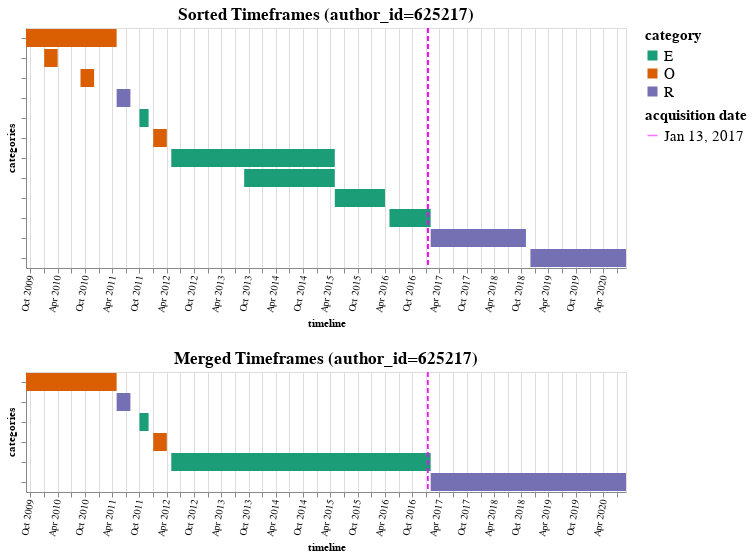
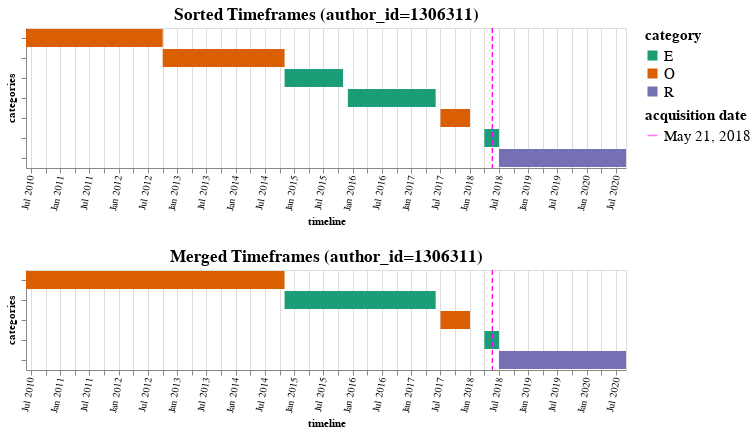
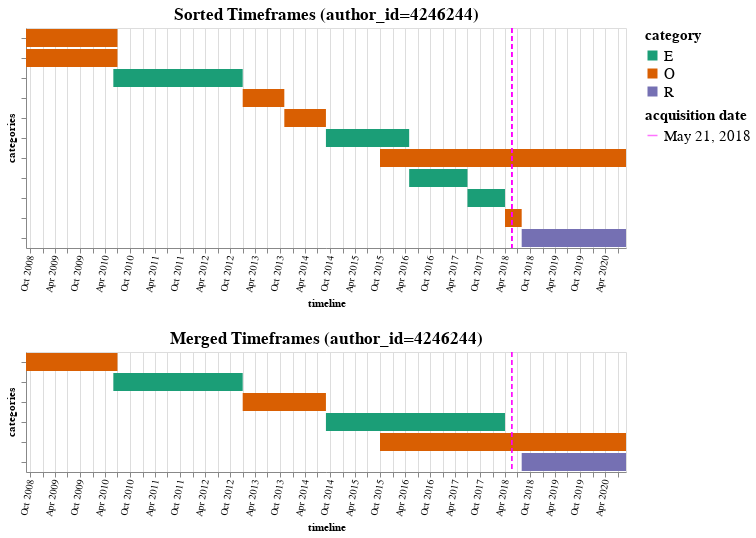
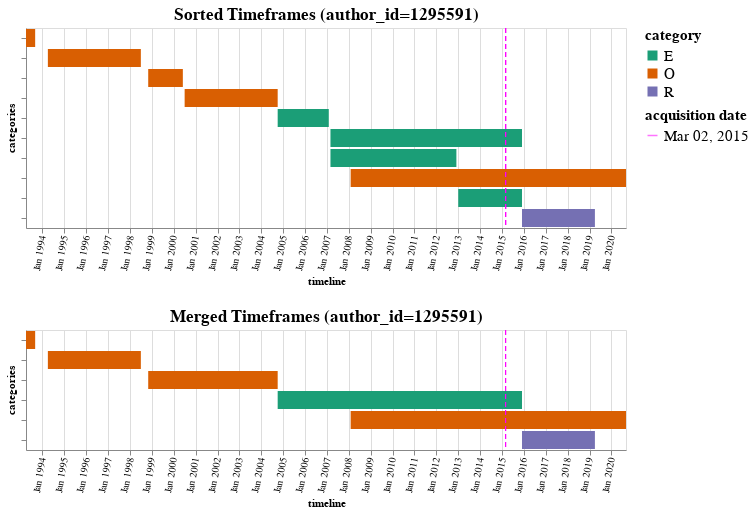

The notebook cell these images were saved under, in order:
### Code cell
def _create_timeline_chart(df):
    """
    Creates a chart of time line (list of TimeFrames) using lin altair
    Args:
        df (pandas.DataFrame): The pandas.DataFrame containing the TimeFrames 

    Returns:
        (altair.Chart): the altair Chart object representing the chart to be plotted 
    """
    tl_chart = alt.Chart(df).mark_bar().encode(
        x = alt.X('start', title='timeline', axis=alt.Axis(labelAngle=-80, tickCount=30, format=("%b %Y"))),
        x2 = 'end',
        y= alt.Y('cat', title='categories', axis=alt.Axis(labels=False)),
        # column='category',
        color=alt.Color('category', scale=alt.Scale(scheme='dark2'), legend=alt.Legend(labelFontSize=15, titleFontSize=15))
    ).properties(width=600)

    tl_chart.configure_legend(
        labelFontSize=200
    )

    rule = alt.Chart(df).mark_rule(color='Magenta', strokeDash=[5,3]).encode(
        x = 'acq_date:T',
        opacity=alt.Opacity('acq_date', title="acquisition date", legend=alt.Legend(labelFontSize=15, titleFontSize=15))    
    )

    return tl_chart + rule

def plot_timeline(tl, aid, acq_date):
    """
    Plots/Visualizes the time line (list of TimeFrames)
    Args:
        tl (list(TimeFrame)): a time line, which is a list of TimeFrame tuples  
        aid (str): author ID, which is the ID of the employee in the acquisition data 
        acq_date (datetime): the datetime object representing the acquisition date
    """
    # timeline = sorted(timeline, key=lambda x: x.start)
    df_sorted = get_timeline_df(tl['sorted'][aid], acq_date)
    df_merged = get_timeline_df(tl['merged'][aid], acq_date)

    chart_sorted = _create_timeline_chart(df_sorted).properties(title=f'Sorted Timeframes (author_id={aid})')
    chart_merged = _create_timeline_chart(df_merged).properties(title=f'Merged Timeframes (author_id={aid})')
    chart = alt.vconcat(chart_sorted, chart_merged).configure_title(fontSize=17)
    chart.display()

with open(join(PARAM.PICKLES_DIR, 'presentation.pkl'), 'rb') as file:
    tfs = pickle.load(file)

for i, aid in enumerate(tfs['sorted'].keys()):
    plot_timeline(tfs, aid, tfs['acq_date'][i])
    print('==============================================================================================')

### Figure 1 — Vega-Lite specification as saved in the notebook (floating-point values rounded to 4 significant figures)
{"config": {"view": {"continuousWidth": 400, "continuousHeight": 300}, "title": {"fontSize": 17}}, "vconcat": [{"layer": [{"mark": "bar", "encoding": {"color": {"type": "nominal", "field": "category", "legend": {"labelFontSize": 15, "titleFontSize": 15}, "scale": {"scheme": "dark2"}}, "x": {"type": "temporal", "axis": {"format": "%b %Y", "labelAngle": -80, "tickCount": 30}, "field": "start", "title": "timeline"}, "x2": {"field": "end"}, "y": {"type": "nominal", "axis": {"labels": false}, "field": "cat", "title": "categories"}}, "width": 600}, {"mark": {"type": "rule", "color": "Magenta", "strokeDash": [5, 3]}, "encoding": {"opacity": {"type": "temporal", "field": "acq_date", "legend": {"labelFontSize": 15, "titleFontSize": 15}, "title": "acquisition date"}, "x": {"type": "temporal", "field": "acq_date"}}}], "data": {"name": "data-88496084ffd63873b7b5021363bb0330"}, "title": "Sorted Timeframes (author_id=625217)"}, {"layer": [{"mark": "bar", "encoding": {"color": {"type": "nominal", "field": "category", "legend": {"labelFontSize": 15, "titleFontSize": 15}, "scale": {"scheme": "dark2"}}, "x": {"type": "temporal", "axis": {"format": "%b %Y", "labelAngle": -80, "tickCount": 30}, "field": "start", "title": "timeline"}, "x2": {"field": "end"}, "y": {"type": "nominal", "axis": {"labels": false}, "field": "cat", "title": "categories"}}, "width": 600}, {"mark": {"type": "rule", "color": "Magenta", "strokeDash": [5, 3]}, "encoding": {"opacity": {"type": "temporal", "field": "acq_date", "legend": {"labelFontSize": 15, "titleFontSize": 15}, "title": "acquisition date"}, "x": {"type": "temporal", "field": "acq_date"}}}], "data": {"name": "data-af7cbc6f36b21fc8baabe7d0780bb14b"}, "title": "Merged Timeframes (author_id=625217)"}], "$schema": "https://vega.github.io/schema/vega-lite/v4.8.1.json", "datasets": {"data-88496084ffd63873b7b5021363bb0330": [{"start": "2009-09-01T00:00:00", "end": "2011-05-01T00:00:00", "category": "O", "acq_date": "2017-01-13T00:00:00", "cat": "00"}, {"start": "2010-01-01T00:00:00", "end": "2010-04-01T00:00:00", "category": "O", "acq_date": "2017-01-13T00:00:00", "cat": "01"}, {"start": "2010-09-01T00:00:00", "end": "2010-12-01T00:00:00", "category": "O", "acq_date": "2017-01-13T00:00:00", "cat": "02"}, {"start": "2011-05-01T00:00:00", "end": "2011-08-01T00:00:00", "category": "R", "acq_date": "2017-01-13T00:00:00", "cat": "03"}, {"start": "2011-10-01T00:00:00", "end": "2011-12-01T00:00:00", "category": "E", "acq_date": "2017-01-13T00:00:00", "cat": "04"}, {"start": "2012-01-01T00:00:00", "end": "2012-04-01T00:00:00", "category": "O", "acq_date": "2017-01-13T00:00:00", "cat": "05"}, {"start": "2012-05-01T00:00:00", "end": "2015-05-01T00:00:00", "category": "E", "acq_date": "2017-01-13T00:00:00", "cat": "06"}, {"start": "2013-09-01T00:00:00", "end": "2015-05-01T00:00:00", "category": "E", "acq_date": "2017-01-13T00:00:00", "cat": "07"}, {"start": "2015-05-01T00:00:00", "end": "2016-04-01T00:00:00", "category": "E", "acq_date": "2017-01-13T00:00:00", "cat": "08"}, {"start": "2016-05-01T00:00:00", "end": "2017-02-01T00:00:00", "category": "E", "acq_date": "2017-01-13T00:00:00", "cat": "09"}, {"start": "2017-02-01T00:00:00", "end": "2018-11-01T00:00:00", "category": "R", "acq_date": "2017-01-13T00:00:00", "cat": "10"}, {"start": "2018-12-01T00:00:00", "end": "2020-09-01T00:00:00", "category": "R", "acq_date": "2017-01-13T00:00:00", "cat": "11"}], "data-af7cbc6f36b21fc8baabe7d0780bb14b": [{"start": "2009-09-01T00:00:00", "end": "2011-05-01T00:00:00", "category": "O", "acq_date": "2017-01-13T00:00:00", "cat": "00"}, {"start": "2011-05-01T00:00:00", "end": "2011-08-01T00:00:00", "category": "R", "acq_date": "2017-01-13T00:00:00", "cat": "01"}, {"start": "2011-10-01T00:00:00", "end": "2011-12-01T00:00:00", "category": "E", "acq_date": "2017-01-13T00:00:00", "cat": "02"}, {"start": "2012-01-01T00:00:00", "end": "2012-04-01T00:00:00", "category": "O", "acq_date": "2017-01-13T00:00:00", "cat": "03"}, {"start": "2012-05-01T00:00:00", "end": "2017-02-01T00:00:00", "category": "E", "acq_date": "2017-01-13T00:00:00", "cat": "04"}, {"start": "2017-02-01T00:00:00", "end": "2020-09-01T00:00:00", "category": "R", "acq_date": "2017-01-13T00:00:00", "cat": "05"}]}}

### Figure 2 — Vega-Lite specification as saved in the notebook (floating-point values rounded to 4 significant figures)
{"config": {"view": {"continuousWidth": 400, "continuousHeight": 300}, "title": {"fontSize": 17}}, "vconcat": [{"layer": [{"mark": "bar", "encoding": {"color": {"type": "nominal", "field": "category", "legend": {"labelFontSize": 15, "titleFontSize": 15}, "scale": {"scheme": "dark2"}}, "x": {"type": "temporal", "axis": {"format": "%b %Y", "labelAngle": -80, "tickCount": 30}, "field": "start", "title": "timeline"}, "x2": {"field": "end"}, "y": {"type": "nominal", "axis": {"labels": false}, "field": "cat", "title": "categories"}}, "width": 600}, {"mark": {"type": "rule", "color": "Magenta", "strokeDash": [5, 3]}, "encoding": {"opacity": {"type": "temporal", "field": "acq_date", "legend": {"labelFontSize": 15, "titleFontSize": 15}, "title": "acquisition date"}, "x": {"type": "temporal", "field": "acq_date"}}}], "data": {"name": "data-5b392d047e65c811e4c32fb479ff7caf"}, "title": "Sorted Timeframes (author_id=1306311)"}, {"layer": [{"mark": "bar", "encoding": {"color": {"type": "nominal", "field": "category", "legend": {"labelFontSize": 15, "titleFontSize": 15}, "scale": {"scheme": "dark2"}}, "x": {"type": "temporal", "axis": {"format": "%b %Y", "labelAngle": -80, "tickCount": 30}, "field": "start", "title": "timeline"}, "x2": {"field": "end"}, "y": {"type": "nominal", "axis": {"labels": false}, "field": "cat", "title": "categories"}}, "width": 600}, {"mark": {"type": "rule", "color": "Magenta", "strokeDash": [5, 3]}, "encoding": {"opacity": {"type": "temporal", "field": "acq_date", "legend": {"labelFontSize": 15, "titleFontSize": 15}, "title": "acquisition date"}, "x": {"type": "temporal", "field": "acq_date"}}}], "data": {"name": "data-a1a93f0e18debfd483d678273132df00"}, "title": "Merged Timeframes (author_id=1306311)"}], "$schema": "https://vega.github.io/schema/vega-lite/v4.8.1.json", "datasets": {"data-5b392d047e65c811e4c32fb479ff7caf": [{"start": "2010-06-01T00:00:00", "end": "2012-10-01T00:00:00", "category": "O", "acq_date": "2018-05-21T00:00:00", "cat": "00"}, {"start": "2012-10-01T00:00:00", "end": "2014-11-01T00:00:00", "category": "O", "acq_date": "2018-05-21T00:00:00", "cat": "01"}, {"start": "2014-11-01T00:00:00", "end": "2015-11-01T00:00:00", "category": "E", "acq_date": "2018-05-21T00:00:00", "cat": "02"}, {"start": "2015-12-01T00:00:00", "end": "2017-06-01T00:00:00", "category": "E", "acq_date": "2018-05-21T00:00:00", "cat": "03"}, {"start": "2017-07-01T00:00:00", "end": "2018-01-01T00:00:00", "category": "O", "acq_date": "2018-05-21T00:00:00", "cat": "04"}, {"start": "2018-04-01T00:00:00", "end": "2018-07-01T00:00:00", "category": "E", "acq_date": "2018-05-21T00:00:00", "cat": "05"}, {"start": "2018-07-01T00:00:00", "end": "2020-09-01T00:00:00", "category": "R", "acq_date": "2018-05-21T00:00:00", "cat": "06"}], "data-a1a93f0e18debfd483d678273132df00": [{"start": "2010-06-01T00:00:00", "end": "2014-11-01T00:00:00", "category": "O", "acq_date": "2018-05-21T00:00:00", "cat": "00"}, {"start": "2014-11-01T00:00:00", "end": "2017-06-01T00:00:00", "category": "E", "acq_date": "2018-05-21T00:00:00", "cat": "01"}, {"start": "2017-07-01T00:00:00", "end": "2018-01-01T00:00:00", "category": "O", "acq_date": "2018-05-21T00:00:00", "cat": "02"}, {"start": "2018-04-01T00:00:00", "end": "2018-07-01T00:00:00", "category": "E", "acq_date": "2018-05-21T00:00:00", "cat": "03"}, {"start": "2018-07-01T00:00:00", "end": "2020-09-01T00:00:00", "category": "R", "acq_date": "2018-05-21T00:00:00", "cat": "04"}]}}

### Figure 3 — Vega-Lite specification as saved in the notebook (floating-point values rounded to 4 significant figures)
{"config": {"view": {"continuousWidth": 400, "continuousHeight": 300}, "title": {"fontSize": 17}}, "vconcat": [{"layer": [{"mark": "bar", "encoding": {"color": {"type": "nominal", "field": "category", "legend": {"labelFontSize": 15, "titleFontSize": 15}, "scale": {"scheme": "dark2"}}, "x": {"type": "temporal", "axis": {"format": "%b %Y", "labelAngle": -80, "tickCount": 30}, "field": "start", "title": "timeline"}, "x2": {"field": "end"}, "y": {"type": "nominal", "axis": {"labels": false}, "field": "cat", "title": "categories"}}, "width": 600}, {"mark": {"type": "rule", "color": "Magenta", "strokeDash": [5, 3]}, "encoding": {"opacity": {"type": "temporal", "field": "acq_date", "legend": {"labelFontSize": 15, "titleFontSize": 15}, "title": "acquisition date"}, "x": {"type": "temporal", "field": "acq_date"}}}], "data": {"name": "data-cda9ad8222606fb917d8b11d088abd2d"}, "title": "Sorted Timeframes (author_id=4246244)"}, {"layer": [{"mark": "bar", "encoding": {"color": {"type": "nominal", "field": "category", "legend": {"labelFontSize": 15, "titleFontSize": 15}, "scale": {"scheme": "dark2"}}, "x": {"type": "temporal", "axis": {"format": "%b %Y", "labelAngle": -80, "tickCount": 30}, "field": "start", "title": "timeline"}, "x2": {"field": "end"}, "y": {"type": "nominal", "axis": {"labels": false}, "field": "cat", "title": "categories"}}, "width": 600}, {"mark": {"type": "rule", "color": "Magenta", "strokeDash": [5, 3]}, "encoding": {"opacity": {"type": "temporal", "field": "acq_date", "legend": {"labelFontSize": 15, "titleFontSize": 15}, "title": "acquisition date"}, "x": {"type": "temporal", "field": "acq_date"}}}], "data": {"name": "data-ef535abc1443ca291bfca13b01c6f419"}, "title": "Merged Timeframes (author_id=4246244)"}], "$schema": "https://vega.github.io/schema/vega-lite/v4.8.1.json", "datasets": {"data-cda9ad8222606fb917d8b11d088abd2d": [{"start": "2008-09-01T00:00:00", "end": "2010-07-01T00:00:00", "category": "O", "acq_date": "2018-05-21T00:00:00", "cat": "00"}, {"start": "2008-09-01T00:00:00", "end": "2010-07-01T00:00:00", "category": "O", "acq_date": "2018-05-21T00:00:00", "cat": "01"}, {"start": "2010-06-01T00:00:00", "end": "2013-01-01T00:00:00", "category": "E", "acq_date": "2018-05-21T00:00:00", "cat": "02"}, {"start": "2013-01-01T00:00:00", "end": "2013-11-01T00:00:00", "category": "O", "acq_date": "2018-05-21T00:00:00", "cat": "03"}, {"start": "2013-11-01T00:00:00", "end": "2014-09-01T00:00:00", "category": "O", "acq_date": "2018-05-21T00:00:00", "cat": "04"}, {"start": "2014-09-01T00:00:00", "end": "2016-05-01T00:00:00", "category": "E", "acq_date": "2018-05-21T00:00:00", "cat": "05"}, {"start": "2015-10-01T00:00:00", "end": "2020-09-01T00:00:00", "category": "O", "acq_date": "2018-05-21T00:00:00", "cat": "06"}, {"start": "2016-05-01T00:00:00", "end": "2017-07-01T00:00:00", "category": "E", "acq_date": "2018-05-21T00:00:00", "cat": "07"}, {"start": "2017-07-01T00:00:00", "end": "2018-04-01T00:00:00", "category": "E", "acq_date": "2018-05-21T00:00:00", "cat": "08"}, {"start": "2018-04-01T00:00:00", "end": "2018-08-01T00:00:00", "category": "O", "acq_date": "2018-05-21T00:00:00", "cat": "09"}, {"start": "2018-08-01T00:00:00", "end": "2020-09-01T00:00:00", "category": "R", "acq_date": "2018-05-21T00:00:00", "cat": "10"}], "data-ef535abc1443ca291bfca13b01c6f419": [{"start": "2008-09-01T00:00:00", "end": "2010-07-01T00:00:00", "category": "O", "acq_date": "2018-05-21T00:00:00", "cat": "00"}, {"start": "2010-06-01T00:00:00", "end": "2013-01-01T00:00:00", "category": "E", "acq_date": "2018-05-21T00:00:00", "cat": "01"}, {"start": "2013-01-01T00:00:00", "end": "2014-09-01T00:00:00", "category": "O", "acq_date": "2018-05-21T00:00:00", "cat": "02"}, {"start": "2014-09-01T00:00:00", "end": "2018-04-01T00:00:00", "category": "E", "acq_date": "2018-05-21T00:00:00", "cat": "03"}, {"start": "2015-10-01T00:00:00", "end": "2020-09-01T00:00:00", "category": "O", "acq_date": "2018-05-21T00:00:00", "cat": "04"}, {"start": "2018-08-01T00:00:00", "end": "2020-09-01T00:00:00", "category": "R", "acq_date": "2018-05-21T00:00:00", "cat": "05"}]}}

### Figure 4 — Vega-Lite specification as saved in the notebook (floating-point values rounded to 4 significant figures)
{"config": {"view": {"continuousWidth": 400, "continuousHeight": 300}, "title": {"fontSize": 17}}, "vconcat": [{"layer": [{"mark": "bar", "encoding": {"color": {"type": "nominal", "field": "category", "legend": {"labelFontSize": 15, "titleFontSize": 15}, "scale": {"scheme": "dark2"}}, "x": {"type": "temporal", "axis": {"format": "%b %Y", "labelAngle": -80, "tickCount": 30}, "field": "start", "title": "timeline"}, "x2": {"field": "end"}, "y": {"type": "nominal", "axis": {"labels": false}, "field": "cat", "title": "categories"}}, "width": 600}, {"mark": {"type": "rule", "color": "Magenta", "strokeDash": [5, 3]}, "encoding": {"opacity": {"type": "temporal", "field": "acq_date", "legend": {"labelFontSize": 15, "titleFontSize": 15}, "title": "acquisition date"}, "x": {"type": "temporal", "field": "acq_date"}}}], "data": {"name": "data-e57b3298761914c7eb07b1ddccb41521"}, "title": "Sorted Timeframes (author_id=1295591)"}, {"layer": [{"mark": "bar", "encoding": {"color": {"type": "nominal", "field": "category", "legend": {"labelFontSize": 15, "titleFontSize": 15}, "scale": {"scheme": "dark2"}}, "x": {"type": "temporal", "axis": {"format": "%b %Y", "labelAngle": -80, "tickCount": 30}, "field": "start", "title": "timeline"}, "x2": {"field": "end"}, "y": {"type": "nominal", "axis": {"labels": false}, "field": "cat", "title": "categories"}}, "width": 600}, {"mark": {"type": "rule", "color": "Magenta", "strokeDash": [5, 3]}, "encoding": {"opacity": {"type": "temporal", "field": "acq_date", "legend": {"labelFontSize": 15, "titleFontSize": 15}, "title": "acquisition date"}, "x": {"type": "temporal", "field": "acq_date"}}}], "data": {"name": "data-d87d17571b697a02dc57e100e26c1292"}, "title": "Merged Timeframes (author_id=1295591)"}], "$schema": "https://vega.github.io/schema/vega-lite/v4.8.1.json", "datasets": {"data-e57b3298761914c7eb07b1ddccb41521": [{"start": "1993-04-01T00:00:00", "end": "1993-09-01T00:00:00", "category": "O", "acq_date": "2015-03-02T00:00:00", "cat": "00"}, {"start": "1994-04-01T00:00:00", "end": "1998-07-01T00:00:00", "category": "O", "acq_date": "2015-03-02T00:00:00", "cat": "01"}, {"start": "1998-11-01T00:00:00", "end": "2000-06-01T00:00:00", "category": "O", "acq_date": "2015-03-02T00:00:00", "cat": "02"}, {"start": "2000-07-01T00:00:00", "end": "2004-10-01T00:00:00", "category": "O", "acq_date": "2015-03-02T00:00:00", "cat": "03"}, {"start": "2004-10-01T00:00:00", "end": "2007-02-01T00:00:00", "category": "E", "acq_date": "2015-03-02T00:00:00", "cat": "04"}, {"start": "2007-03-01T00:00:00", "end": "2015-12-01T00:00:00", "category": "E", "acq_date": "2015-03-02T00:00:00", "cat": "05"}, {"start": "2007-03-01T00:00:00", "end": "2012-12-01T00:00:00", "category": "E", "acq_date": "2015-03-02T00:00:00", "cat": "06"}, {"start": "2008-02-01T00:00:00", "end": "2020-09-01T00:00:00", "category": "O", "acq_date": "2015-03-02T00:00:00", "cat": "07"}, {"start": "2013-01-01T00:00:00", "end": "2015-12-01T00:00:00", "category": "E", "acq_date": "2015-03-02T00:00:00", "cat": "08"}, {"start": "2015-12-01T00:00:00", "end": "2019-04-01T00:00:00", "category": "R", "acq_date": "2015-03-02T00:00:00", "cat": "09"}], "data-d87d17571b697a02dc57e100e26c1292": [{"start": "1993-04-01T00:00:00", "end": "1993-09-01T00:00:00", "category": "O", "acq_date": "2015-03-02T00:00:00", "cat": "00"}, {"start": "1994-04-01T00:00:00", "end": "1998-07-01T00:00:00", "category": "O", "acq_date": "2015-03-02T00:00:00", "cat": "01"}, {"start": "1998-11-01T00:00:00", "end": "2004-10-01T00:00:00", "category": "O", "acq_date": "2015-03-02T00:00:00", "cat": "02"}, {"start": "2004-10-01T00:00:00", "end": "2015-12-01T00:00:00", "category": "E", "acq_date": "2015-03-02T00:00:00", "cat": "03"}, {"start": "2008-02-01T00:00:00", "end": "2020-09-01T00:00:00", "category": "O", "acq_date": "2015-03-02T00:00:00", "cat": "04"}, {"start": "2015-12-01T00:00:00", "end": "2019-04-01T00:00:00", "category": "R", "acq_date": "2015-03-02T00:00:00", "cat": "05"}]}}
